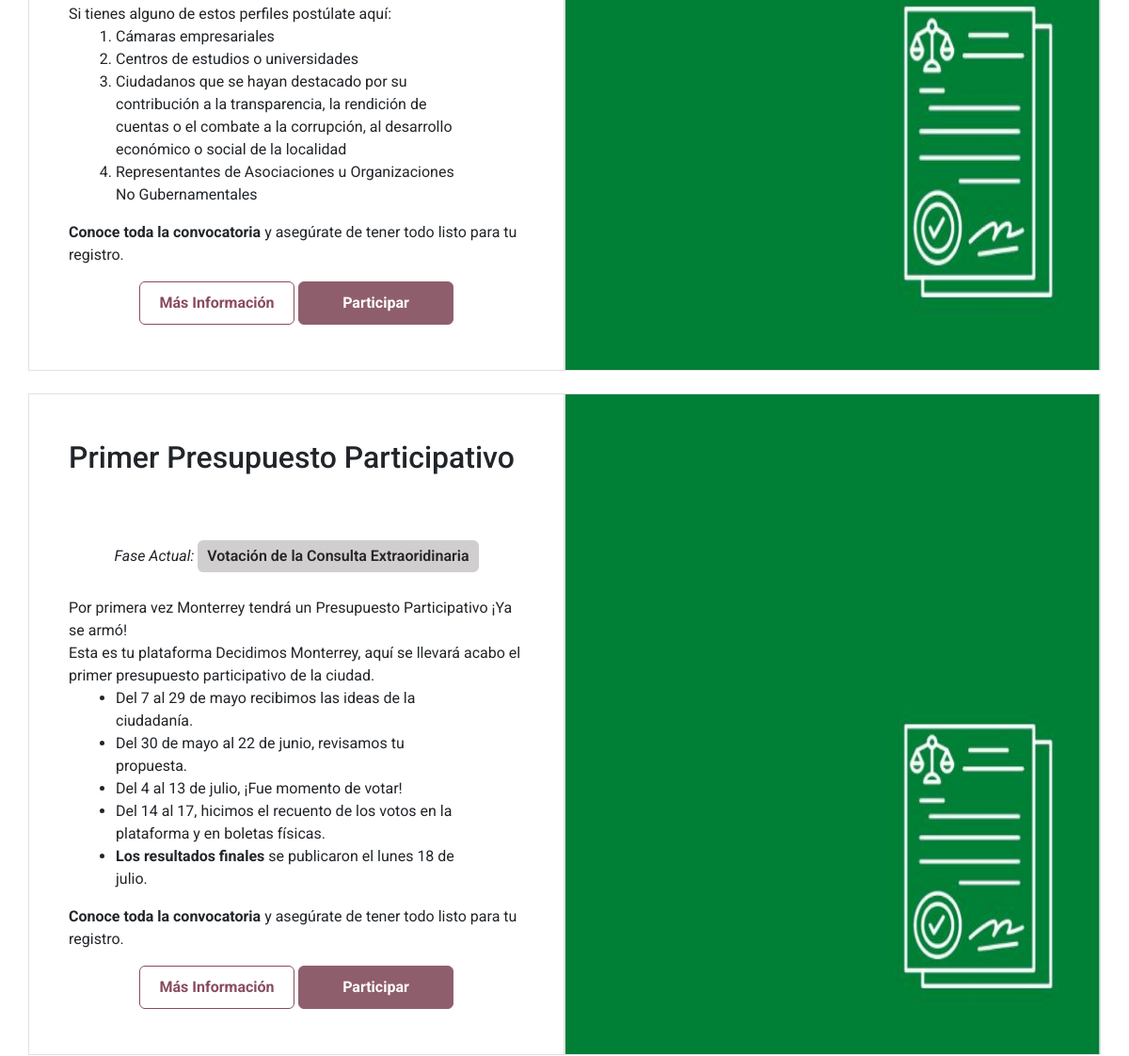
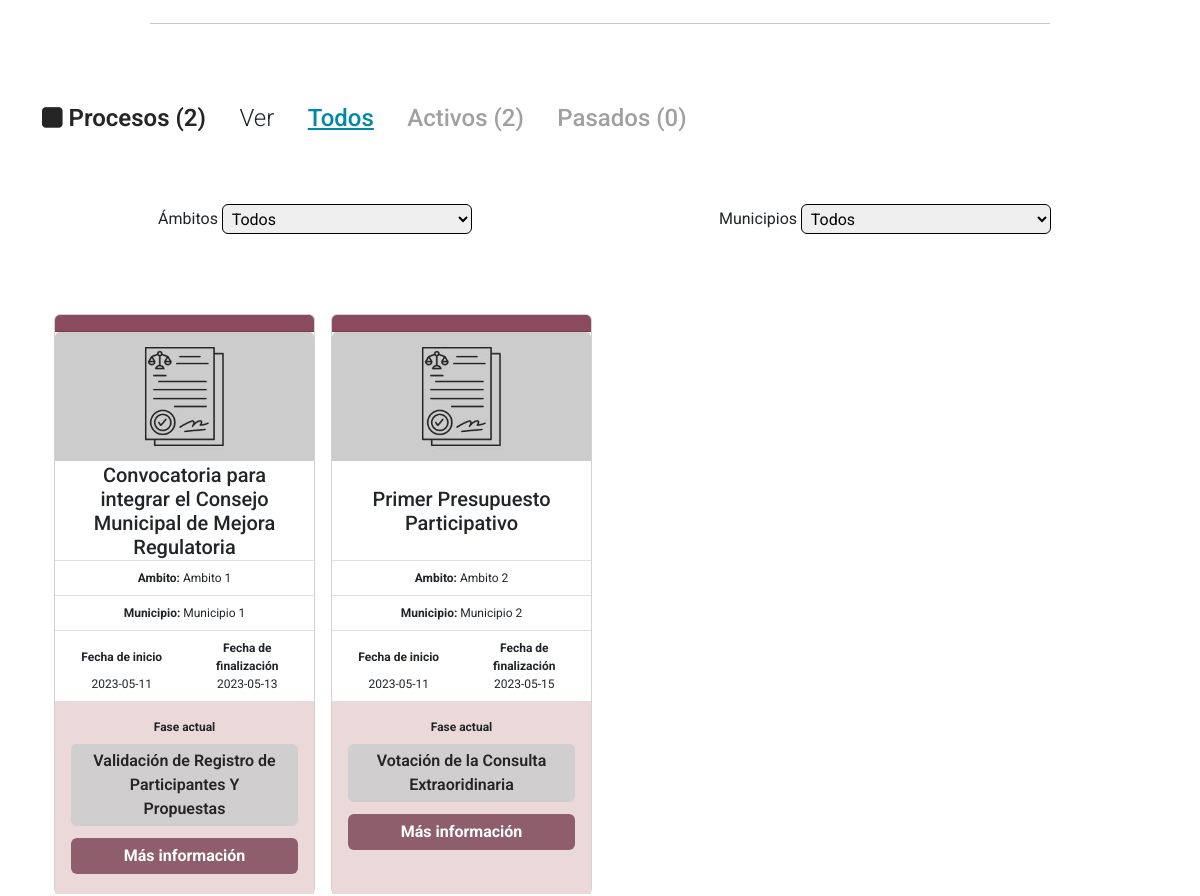
The app's page /participa.php (middle part), older data (2 pictures, top to bottom).
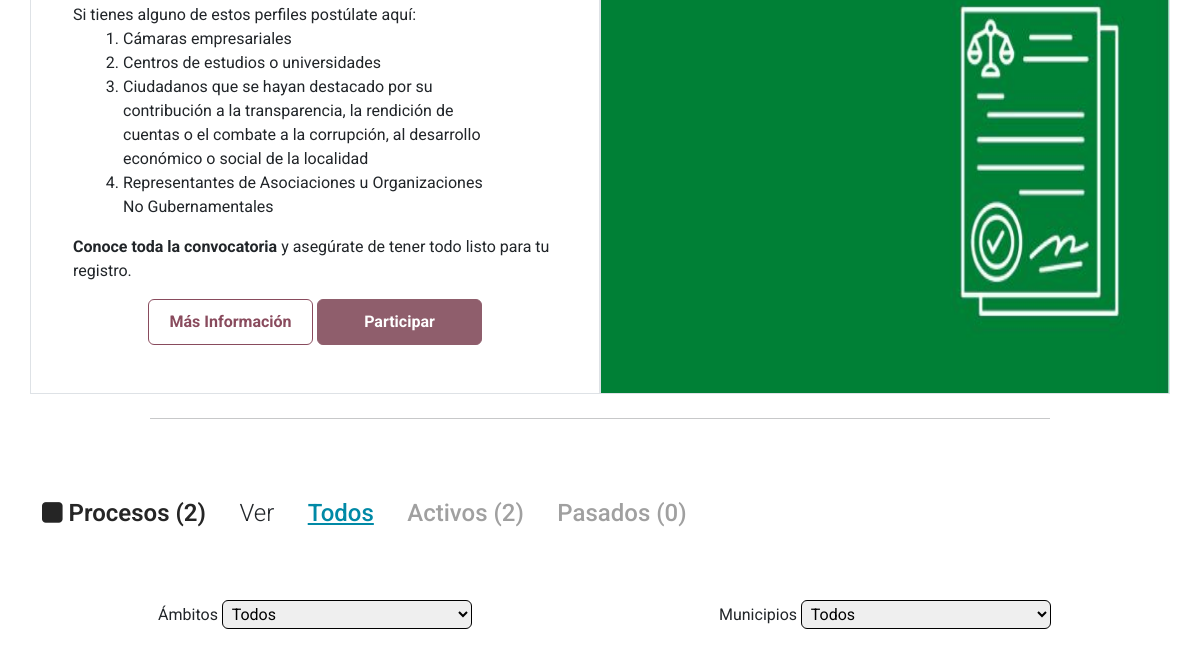
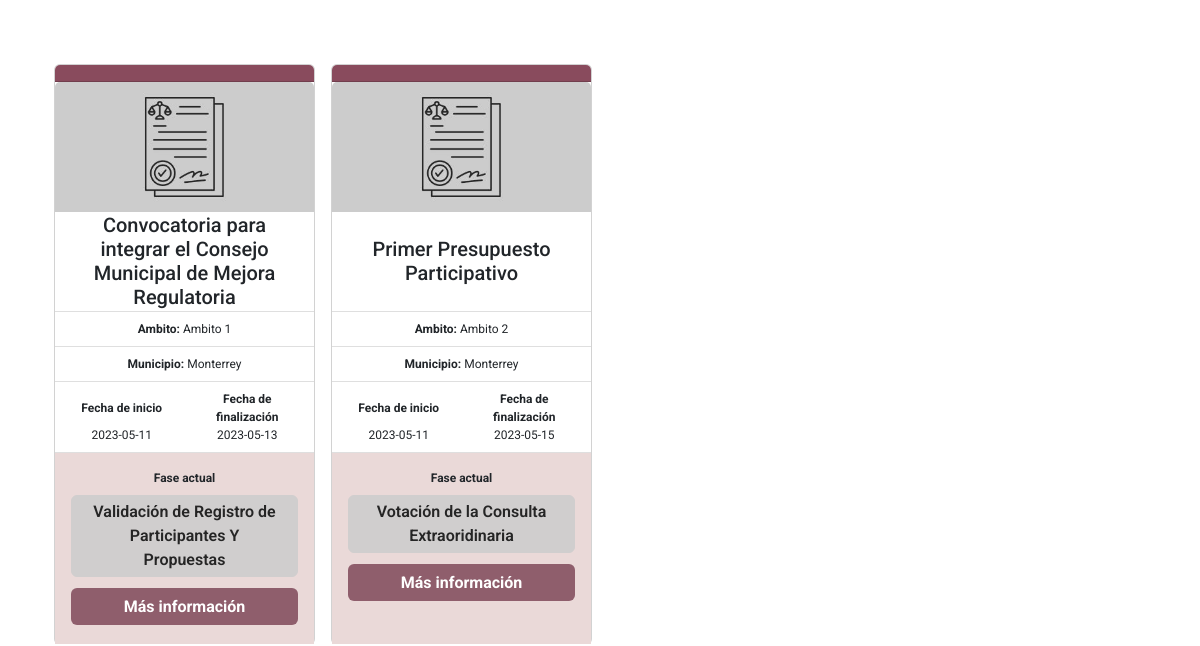
The same page, newer data (2 pictures, top to bottom).
### tables this page shows
CREATE TABLE `fases` (
  `pid` int(11) NOT NULL,
  `n_fase` int(11) NOT NULL,
  `titulo_fase` varchar(256) NOT NULL,
  `descripcion_fase` varchar(2048) NOT NULL,
  `estado` enum('1','2','3') NOT NULL,
  `fecha_inicio_fases` date NOT NULL,
  `fecha_fin_fases` date NOT NULL,
  `tipo` int(11) DEFAULT NULL
);

CREATE TABLE `procesos` (
  `pid` int(11) NOT NULL,
  `estatus` tinyint(1) NOT NULL,
  `fase_actual` int(11) NOT NULL,
  `titulo_proceso` varchar(256) NOT NULL,
  `subtitulo_proceso` varchar(256) DEFAULT NULL,
  `descripcion_proceso` varchar(2048) NOT NULL,
  `descripcion_c_proceso` mediumtext NOT NULL,
  `fecha_inicio_proceso` date NOT NULL,
  `fecha_fin_proceso` date NOT NULL,
  `aid` int(11) NOT NULL,
  `mid` int(11) NOT NULL,
  `img` varchar(256) DEFAULT NULL
);

CREATE TABLE `ambitos` (
  `aid` int(11) NOT NULL,
  `nombre_ambito` varchar(256) NOT NULL
);

CREATE TABLE `municipios` (
  `mid` int(11) NOT NULL,
  `nombre_municipio` varchar(256) NOT NULL
);

### participa.php (the view, shortened to what the changed rows need)
<?php
    require 'config/db.php';
    $stmt = $pdo->prepare("CALL get_process_featured_2()");
    $stmt->execute();
    $rows = $stmt->fetchAll();
?>
<!DOCTYPE html>
<html lang="en">
<head>
    <link rel="stylesheet" href="css/template.css">
    <link rel="stylesheet" href="css/timeline2.css">
    <link href="https://cdn.jsdelivr.net/npm/bootstrap@5.2.3/dist/css/bootstrap.min.css" rel="stylesheet">
    <link rel="stylesheet" href="https://cdnjs.cloudflare.com/ajax/libs/font-awesome/6.0.0/css/all.min.css" />
    <link rel="stylesheet" href="https://stackpath.bootstrapcdn.com/font-awesome/4.7.0/css/font-awesome.min.css">
</head>
<body style="font-family: Roboto;">
				<?php require 'components/login.php' ?>
    <?php
        foreach($rows as $row){
    ?>
        <div class="container process-featured-container">
            <div class="row row-cols-1 row-cols-md-1 row-cols-lg-2">
                <div class="col border">
                    <div class="my-5">
                        <h2 class="process-featured-title">
                            <?php
                                echo $row['titulo_proceso'];
                            ?>
                        </h2>
                        <h3 class="process-featured-title2">
                        </h3>
                        <center>
                        <p class="process-featured-text"><i>Fase Actual:</i>
                            <button disabled class="process-featured-button-3">
                                <?php
                                    echo $row['titulo_fase'];
                                ?>
                            </button>
                        </p>
                        </center>
                            <?php
                                echo $row['descripcion_proceso'];
                            ?>
                        <center>
                            <a href="participa2.php?id=<?php echo $row['pid']; ?>&token=<?php echo hash_hmac('sha1', $row['pid'], KEY_TOKEN );?>" ><button class="process-featured-button-1">Más Información</button></a>
                            <button class="process-featured-button-2">Participar</button>
                        </center>
                    </div>
                </div>
                <div class="col border d-flex justify-content-center align-items-center" style="padding: 0 0;  background-image: url(img/img4.jpg); background-position: center; background-repeat: no-repeat; background-size: 100% 100%;">
                    <img class="card-img" src="img/img4.jpg" alt="" style="filter: opacity(0)">
                </div>
            </div>
        </div>
    <?php
        }
    ?>
    <div class="container process-content">
        <div class="container text-center" style="margin-top: 4rem; margin-bottom: 8rem;">
            <div class="process-card-scroll">
                <div class="filter row row-cols-1 row-cols-md-2 row-cols-lg-4 d-flex align-items-stretch g-3">
                    <?php
                        $stmt = $pdo->prepare("CALL get_process_card()");
                        $stmt->execute();
                        $rows = $stmt->fetchAll();
                        foreach($rows as $row){
                            require 'components/card_proceso.php';
                        }
                    ?>
                </div>
            </div>
        </div>
    </div>
</body>
</html>

### components/card_proceso.php
<div class="col">
    <div class="card h-100">
        <div class="card-header" style="background-color: #894B5D"></div>
        <img src="img/Distrito Sur.jpg" class="card-img-top" alt="Imagen del Distrito">
        <div class="card-body" style="padding: 0; background-color: #ead9d8">
            <ul class="list-group list-group-flush">
                <li class="list-group-item d-flex align-items-center" style="height: 100px; background-color: white;">
                    <h5 class="process-title-card"><?php echo $row['titulo_proceso'];?></h5>
                </li>
                <li class="list-group-item" style="background-color: white; ">
                    <p class="process-date-card"><strong>Ambito:</strong> <?php echo $row['nombre_ambito'];?> </p>
                </li>
                <li class="list-group-item " style="background-color: white;">
                    <p class="process-date-card"><strong>Municipio:</strong> <?php echo $row['nombre_municipio'];?> </p>
                </li>
                <li class="list-group-item" style="background-color: white;">
                    <div class="row d-flex align-items-center">
                        <div class="col">
                            <p class="process-date-card"><strong>Fecha de inicio</strong></p>
                        </div>
                        <div class="col">
                            <p class="process-date-card"><strong>Fecha de finalización</strong></p>
                        </div>
                    </div>
                    <div class="row">
                        <div class="col">
                            <p class="process-date-card"><?php echo $row['fecha_inicio_proceso'];?></p>
                        </div>
                        <div class="col">
                            <p class="process-date-card"><?php echo $row['fecha_fin_proceso'];?></p>
                        </div>
                    </div>
                </li>
                <li class="list-group-item d-flex flex-column" style="background-color: #ead9d8">
                    <p class="process-status-card"><strong>Fase actual</strong></p>
                    <button class="process-button"><?php echo $row['titulo_fase'];?></button>
                    <a href="participa2.php?id=<?php echo $row['pid']; ?>&token=<?php echo hash_hmac('sha1', $row['pid'], KEY_TOKEN );?>" ><button class="process-button-card"><strong>Más información</strong></button></a>
                </li>
            </ul>
        </div>
    </div>
</div>

Row changes from the older to the newer data that the page shows:
no longer on this page (row unchanged): fases: pid.titulo_proceso "Primer Presupuesto Participativo", titulo_fase "Votación de la Consulta Extraoridinaria", pid.descripcion_proceso "Por primera vez Monterrey tendrá un Presupuesto Participativo ¡Ya se armó! Esta es tu plataforma Decidimos Monterrey, aquí se llevará acabo el primer presupuesto participativo de la ciudad. Del 7 al 29 de mayo recibimos las ideas de la ciudadanía. Del 30 de mayo al 22 de junio, revisamos tu propuesta. Del 4 al 13 de julio, ¡Fue momento de votar! Del 14 al 17, hicimos el recuento de los votos en la plataforma y en boletas físicas. Los resultados finales se publicaron el lunes 18 de julio. Conoce toda la convocatoria y asegúrate de tener todo listo para tu registro."
changed through a linked row, procesos "Convocatoria para integrar el Consejo Municipal de Mejora Regulatoria": mid.nombre_municipio "Municipio 1" → "Monterrey"
changed procesos "Primer Presupuesto Participativo": mid.nombre_municipio "Municipio 2" → "Monterrey"
